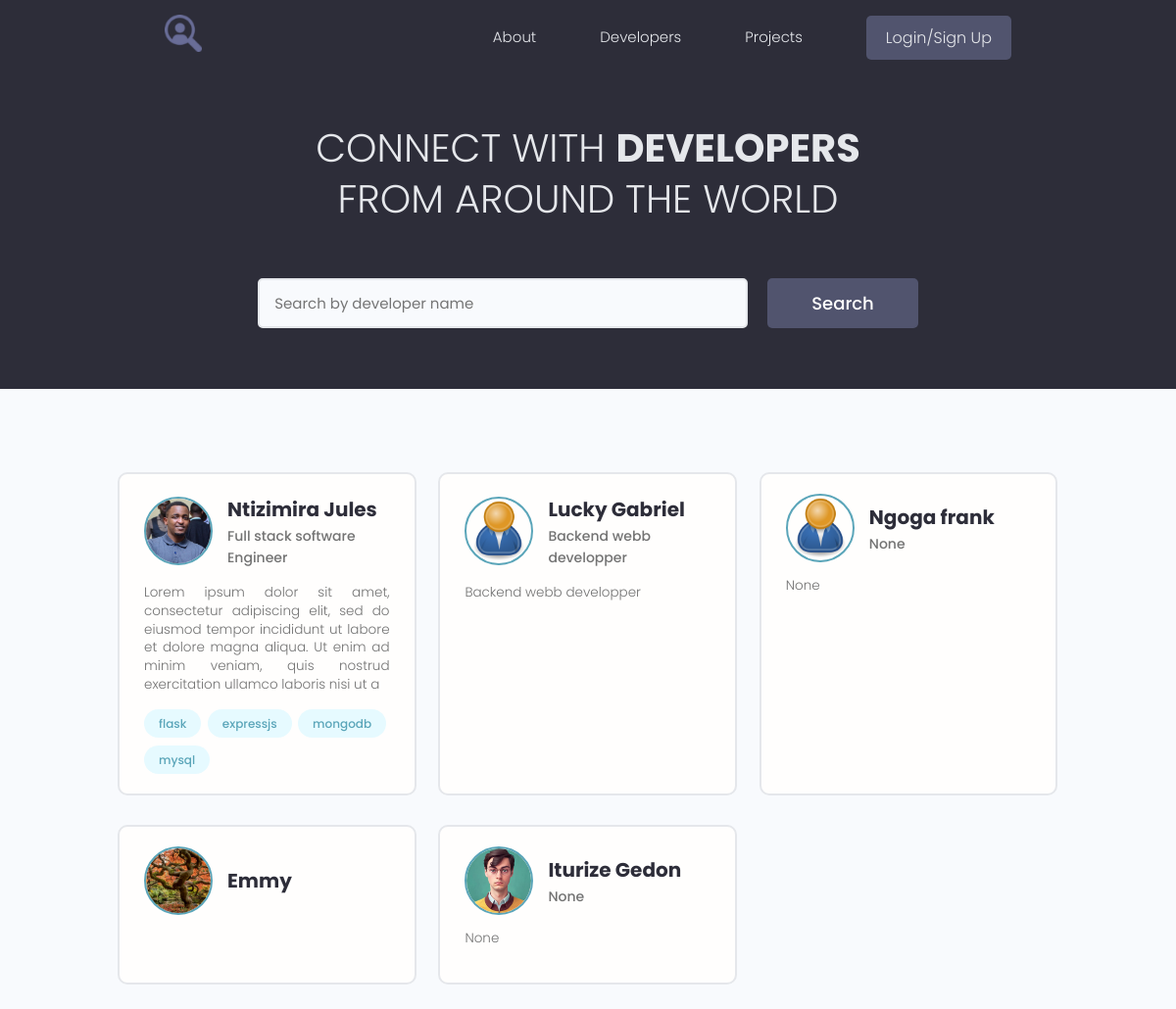
The page /profiles on the database its author committed.
### models/user.py (models this page shows, shortened)
class Profile(BaseModel, Base):
    __tablename__ = 'profiles'
    user_id = Column(String(60), ForeignKey('users.id'))
    user = relationship("User", back_populates="profile")
    username = Column(String(150), nullable=False, unique=True)
    email = Column(String(150), nullable=False)
    name = Column(String(150), nullable=False)
    bio = Column(Text, nullable=True)
    location = Column(String(150), nullable=True)
    headline = Column(String(250), nullable=True)
    profile_image_url = Column(String(2000), default='images/profiles/user-default.png')
    social_github = Column(String(200), nullable=True)
    social_linkdin = Column(String(200), nullable=True)
    social_youtube = Column(String(200), nullable=True)
    social_twitter = Column(String(200), nullable=True)
    skills = relationship("Skill", backref="profile",
                          cascade="all, delete, delete-orphan")
    comments = relationship("Comment", backref="profile", cascade="all, delete-orphan")
    rates = relationship("Rate", backref="profile", cascade="all, delete-orphan")
    notes = relationship("Note", backref="profile", cascade="all, delete-orphan")

### models/skill.py (models this page shows, shortened)
class Skill(BaseModel, Base):
    __tablename__ = 'skills'
    profile_id = Column(String(60), ForeignKey('profiles.id'), nullable=True)
    name = Column(String(200), nullable=False)
    description = Column(Text, nullable=True)

### webdynamic/views/users.py (the view)
@app_views.route('/profiles', methods=['GET'], strict_slashes=False)
def profiles():
    profiles = []
    searchQuery = None
    if request.args.get('text'):
        searchQuery = request.args.get('text').lower()
        profiles = profile_search(searchQuery)
    else:
        profiles = list(storage.all(Profile).values())
    page = int(request.args.get('page', 1))
    result = paginate(profiles, page)
    context = {
        'items_on_page': result.get('items_on_page'),
        'total_pages': result.get('total_pages'),
        'queryPage': page,
        'custom_range': result.get('custom_range'),
        'searchQuery': searchQuery if searchQuery else None
        }
    return render_template('profiles.html', **context)

### models/engine/dbManager.py (called while the page is built)
    def all(self, cls=None):
        new_dict = {}
        for clss in classes:
            if cls is None or cls is classes[clss] or cls is clss:
                objs = self.__session.query(classes[clss]).all()
                for obj in objs:
                    key = obj.__class__.__name__ + '.' + obj.id
                    new_dict[key] = obj
        return (new_dict)

### utils/paginate.py (called while the page is built)
def paginate(data, page=1):
    per_page = 9
    start_index = (page - 1) * per_page
    end_index = start_index + per_page
    total_pages = (len(data) + per_page - 1) // per_page
    items_on_page = data[start_index:end_index]
    leftindex = page - 4 if page > 4 else 1
    rightIndex =  page + 5 if (page + 5) <= total_pages else total_pages + 1
    custom_range = range(leftindex, rightIndex)
    prev_page = page - 1 if page > 1 else None
    next_page = page + 1 if page + 1 <= total_pages else None
    result = {
        'page': page,
        'page_size': len(items_on_page),
        'prev_page': prev_page,
        'next_page': next_page,
        'total_pages': total_pages,
        'custom_range': custom_range,
        'items_on_page': items_on_page,
    }
    return result

### webdynamic/app.py (called while the page is built)
@app.context_processor
def inject_user():
    return dict(current_user=current_user)

### webdynamic/templates/profiles.html (shortened to what this page needs)
{% extends 'main.html' %}
{% block content %}
  <main class="home">
    <section class="hero-section text-center">
      <div class="container container--narrow">
        <div class="hero-section__box">
          <h2>CONNECT WITH <span>DEVELOPERS</span></h2>
          <h2>FROM AROUND THE WORLD</h2>
        </div>
        <div class="hero-section__search">
          <form class="form" action="{{url_for('app_views.profiles')}}"  method="get" enctype="multipart/form-data">
            <div class="form__field">
              <input class="input input--text" id="formInput#search" type="text" name="text"
                placeholder="Search by developer name" />
            </div>
            <input class="btn btn--sub btn--lg" type="submit" value="Search" />
          </form>
        </div>
      </div>
    </section>
    <section class="devlist">
      <div class="container">
        <div class="grid grid--three">
            {% for profile in items_on_page %}
            <div class="column card">
                <div class="dev">
                <a href="{{url_for('app_views.profile', profile_id=profile.id)}}" class="card__body">
                    <div class="dev__profile">
                    <img class="avatar avatar--md" src="{{url_for('static', filename=profile.profile_image_url)}}" alt="image" />
                    <div class="dev__meta">
                        <h3>{{profile.name}}</h3>
                        <h5>{{profile.headline}}</h5>
                    </div>
                    </div>
                    <p class="dev__info">
                        {{profile.bio[:200] if profile.bio and profile.bio|length > 150 else profile.bio}}
                    </p>
                    <div class="dev__skills">
                    {% for skill in profile.skills %}
                    <span class="tag tag--pill tag--main">
                        <small>{{skill.name}}</small>
                    </span>
                    {% endfor %}
                    </div>
                </a>
                </div>
            </div>
            {% endfor %}
        </div>
      </div>
    </section>
  </main>
{% endblock %}

### webdynamic/static/styles/app.css (style rules this page uses)
:root { --color-sub: #2d2d39; }
.btn--sub { background-color: var(--color-sub-light); }
.card { border: 2px solid var(--color-light); }
img { width: 100%; }
.hero-section { height: 40vh; display: flex; align-items: center; background-color: var(--color-sub); }
.hero-section__box { margin-bottom: 4rem; }
.hero-section__box > h2, .hero-section__box > h2 > span { font-size: 4rem; color: var(--color-light); line-height: 1.3; text-transform: uppercase; }
.hero-section__box > h2 { font-weight: 300; }
.hero-section__box > h2 > span { font-weight: 700; }
.hero-section__search > .form { display: flex; align-items: center; justify-content: center; gap: 2rem; }
.hero-section__search > .form input.input--text { width: 50rem; }
.devlist { margin-top: 8rem; }
.devlist .grid { align-items: stretch; }
.devlist .dev .dev__profile { display: flex; align-items: center; gap: 1.5rem; }
.devlist .dev .dev__meta h3 { color: var(--color-sub); font-size: 2rem; font-weight: 700; }
.devlist .dev .dev__meta h5 { color: var(--color-text); font-size: 1.4rem; font-weight: 500; }
.devlist .dev .dev__info { margin: 1.5rem 0; font-size: 1.35rem; line-height: 1.4; text-align: justify; }

### webdynamic/static/uikit/styles/modules/_variables.css (style rules this page uses)
:root { --color-main: #5aa5b9; --color-main-light: #e6faff; --color-sub: #3f4156; --color-sub-light: #51546e; --color-sub-lighter: #ededfd; --color-text: #737373; --color-gray: #8b8b8b; --color-light: #e5e7eb; --color-light-gray: #767676; --color-bg: #f8fafd; --color-white: #fffefd; --color-white-light: #f3f3f3; --color-success: #359e64; --color-success-bg: #def8e8; --color-error: #fc4b0b; --color-error-bg: #fff2ee; --font-base: 'Poppins', arial, helvetica, 'Segoe UI', roboto, ubuntu, sans-serif; --font-monospace: 'Fira Code', 'Courier New', courier, monospace; --font-regular: 300; --font-medium: 500; --font-bold: 700; --generic-shadow: 1px 1px 5px #00000010; --generic-transition: all 0.3s ease-in-out; }

### webdynamic/static/uikit/styles/modules/_base.css (style rules this page uses)
* { margin: 0; padding: 0; box-sizing: border-box; text-rendering: optimizeLegibility; color: inherit; font-size: inherit; }
html { font-size: 50%; }
@media only screen and (min-width: 480px) { html { font-size: 56.25%; } }
@media only screen and (min-width: 1200px) { html { font-size: 62.5%; } }
body { line-height: 1.6; font-weight: 400; font-size: 1.5rem; color: var(--color-text); background-color: var(--color-bg); min-height: 100vh; }

### webdynamic/static/uikit/styles/modules/_typography.css (style rules this page uses)
* { font-family: var(--font-base); }
h2 { font-size: 3.6rem; font-weight: var(--font-bold); }
h3 { font-size: 3.2rem; font-weight: var(--font-medium); }
h5 { font-size: 2.4rem; font-weight: var(--font-medium); }
h5, h6 { font-weight: var(--font-regular); }
p, span, strong { font-size: 1.6rem; color: var(--color-text); font-weight: var(--font-regular); }
a { padding-bottom: 2px; text-decoration: none; display: inline-block; color: var(--color-main); font-weight: var(--font-medium); }

### webdynamic/static/uikit/styles/modules/_utilities.css (style rules this page uses)
.container { width: 92%; max-width: 165rem; margin: 0 auto; box-sizing: border-box; }
.container--narrow { width: 92%; max-width: 120rem; }
@media screen and (min-width: 1000px) { .container { width: 90%; } }
@media screen and (min-width: 1000px) { .container--narrow { width: 85%; } }
@media screen and (min-width: 1200px) { .container { width: 80%; } }
@media screen and (min-width: 1200px) { .container--narrow { width: 72%; } }
.text-center { text-align: center; }

### webdynamic/static/uikit/styles/modules/_avatar.css (style rules this page uses)
.avatar { border-radius: 50%; border: 2px solid var(--color-main); object-fit: cover; }
.avatar--md { height: 7rem; width: 7rem; }

### webdynamic/static/uikit/styles/modules/_button.css (style rules this page uses)
.btn { display: inline-block; position: relative; cursor: pointer; background-color: var(--color-light); font-weight: var(--font-medium); color: var(--color-sub); text-decoration: none; padding: 1rem 2rem; border-radius: 0.5rem; border: none; width: -webkit-fit-content; width: -moz-fit-content; width: fit-content; height: -webkit-fit-content; height: -moz-fit-content; height: fit-content; font-size: 1.6rem; outline-width: 0; outline-color: transparent; -webkit-backface-visibility: hidden; backface-visibility: hidden; transition: all 0.3s ease-in-out; }
.btn--sub { background-color: var(--color-sub); color: var(--color-white); }
.btn--lg { font-size: 1.8rem; padding: 1.2rem 4.5rem; }

### webdynamic/static/uikit/styles/modules/_card.css (style rules this page uses)
.card { border-radius: 1rem; background-color: var(--color-white); border: 1.5px solid var(--color-light); width: auto; height: auto; margin-top: 0.5rem; margin-bottom: 0.5rem; overflow: hidden; }
.card__body, .card__header { padding: 2rem 2.5rem; }

### rows shown on the page
Profile: profile_image_url (picture), name "Ntizimira Jules", headline "Full stack software Engineer", bio "Lorem ipsum dolor sit amet, consectetur adipiscing elit, sed do eiusmod tempor incididunt ut labore et dolore magna aliqua. Ut enim ad minim veniam, quis nostrud exercitation ullamco laboris nisi ut a"
Skill: name "flask"
Skill: name "expressjs"
Skill: name "mongodb"
Skill: name "mysql"
Profile: profile_image_url (placeholder picture), name "Lucky Gabriel", headline "Backend webb developper", bio "Backend webb developper"
Profile: profile_image_url (placeholder picture), name "Ngoga frank", headline "None", bio "None"
Profile: profile_image_url (picture), name "Emmy"
Profile: profile_image_url (picture), name "Iturize Gedon", headline "None", bio "None"
